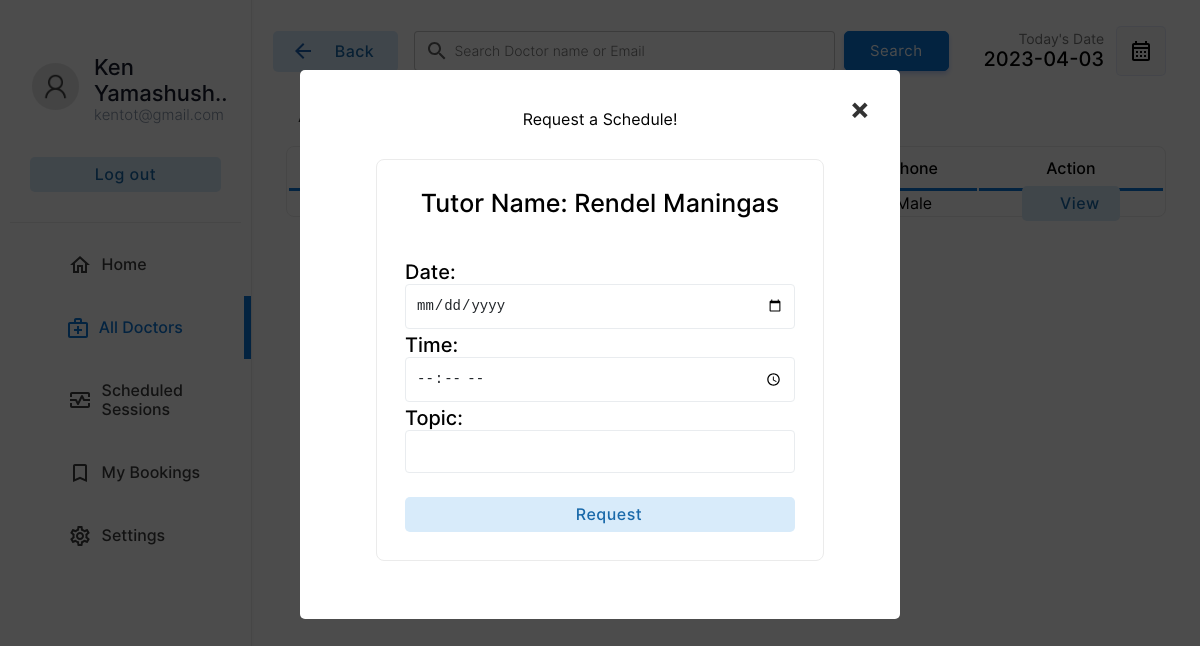
/tutee/doctors.php?action=view&peerid=1 (signed in), run on the app's committed database.
### tables this page shows
CREATE TABLE `tbl_peer` (
  `peerid` int(10) NOT NULL,
  `fname` varchar(255) DEFAULT NULL,
  `mname` varchar(255) DEFAULT NULL,
  `lname` varchar(255) DEFAULT NULL,
  `studentnum` varchar(255) DEFAULT NULL,
  `sex` varchar(255) DEFAULT NULL,
  `bday` varchar(255) DEFAULT NULL,
  `email` varchar(255) DEFAULT NULL,
  `course` varchar(255) DEFAULT NULL,
  `year` int(10) DEFAULT NULL,
  `username` varchar(255) DEFAULT NULL,
  `password` varchar(255) DEFAULT NULL,
  `category` int(10) DEFAULT NULL
);

### tutee/doctors.php (the view, shortened to what this page needs)
<!DOCTYPE html>
<html lang="en">
<head>
    <link rel="stylesheet" href="../../edoc-doctor-appointment-system-main/css/animations.css">
    <link rel="stylesheet" href="../../edoc-doctor-appointment-system-main/css/main.css">
    <link rel="stylesheet" href="../../edoc-doctor-appointment-system-main/css/admin.css">
</head>
<body>
    <?php
    if(isset($_SESSION["username"])){
        if(($_SESSION["username"])=="" or $_SESSION['category']!=2){
            header("location: ../login.php");
        }else{
            $username=$_SESSION["username"];
        }
    }else{
        header("location: ../login.php");
    }
    include("../connect.php");
    $userrow = $database->query("select * from tbl_peer where username='$username'");
    $userfetch=$userrow->fetch_assoc();
    $email=$userfetch["email"];
    $fname=$userfetch["fname"];
    $lname=$userfetch["lname"];
    ?>
    <div class="container">
        <div class="menu">
            <table class="menu-container" border="0">
                <tr>
                    <td style="padding:10px" colspan="2">
                        <table border="0" class="profile-container">
                            <tr>
                                <td width="30%" style="padding-left:20px" >
                                    <img src="../../edoc-doctor-appointment-system-main/img/user.png" alt="" width="100%" style="border-radius:50%">
                                </td>
                                <td style="padding:0px;margin:0px;">
                                    <p class="profile-title"><?php echo substr($fname . ' ' . $lname,0,13)  ?>..</p>
                                    <p class="profile-subtitle"><?php echo substr($email,0,22)  ?></p>
                                </td>
                            </tr>
                            <tr>
                                <td colspan="2">
                                <a href="../logout.php" ><input type="button" value="Log out" class="logout-btn btn-primary-soft btn"></a>
                                </td>
                            </tr>
                    </table>
                    </td>
                </tr>
                <tr class="menu-row" >
                    <td class="menu-btn menu-icon-home " >
                        <a href="index.php" class="non-style-link-menu "><div><p class="menu-text">Home</p></a></div></a>
                <tr class="menu-row">
                    <td class="menu-btn menu-icon-doctor menu-active menu-icon-doctor-active">
                        <a href="doctors.php" class="non-style-link-menu non-style-link-menu-active"><div><p class="menu-text">All Doctors</p></a></div>
                <tr class="menu-row" >
                    <td class="menu-btn menu-icon-session">
                        <a href="schedule.php" class="non-style-link-menu"><div><p class="menu-text">Scheduled Sessions</p></div></a>
                    </td>
                </tr>
                <tr class="menu-row" >
                    <td class="menu-btn menu-icon-appoinment">
                        <a href="appointment.php" class="non-style-link-menu"><div><p class="menu-text">My Bookings</p></a></div>
                    </td>
                </tr>
                <tr class="menu-row" >
                    <td class="menu-btn menu-icon-settings">
                        <a href="settings.php" class="non-style-link-menu"><div><p class="menu-text">Settings</p></a></div>
                    </td>
                </tr>
        <div class="dash-body">
            <table border="0" width="100%" style=" border-spacing: 0;margin:0;padding:0;margin-top:25px; ">
                <tr >
                    <td width="13%">
                        <a href="doctors.php" ><button class="login-btn btn-primary-soft btn btn-icon-back" style="padding-top:11px;padding-bottom:11px;margin-left:20px;width:125px"><font class="tn-in-text">Back</font></button></a>
                    </td>
                    <td>
                        <form action="" method="post" class="header-search">
                            <input type="search" name="search" class="input-text header-searchbar" placeholder="Search Doctor name or Email" list="doctors">&nbsp;&nbsp;
                            <?php
                                $list11 = $database->query("select  fname, email from  tbl_peer where category=1;");
?>
                            <input type="Submit" value="Search" class="login-btn btn-primary btn" style="padding-left: 25px;padding-right: 25px;padding-top: 10px;padding-bottom: 10px;">
                        </form>
                    </td>
                    <td width="15%">
                        <p style="font-size: 14px;color: rgb(119, 119, 119);padding: 0;margin: 0;text-align: right;">
                            Today's Date
                        </p>
                        <p class="heading-sub12" style="padding: 0;margin: 0;">
                            <?php
                        $date = date('Y-m-d');
                        echo $date;
                        ?>
                        </p>
                    </td>
                    <td width="10%">
                        <button  class="btn-label"  style="display: flex;justify-content: center;align-items: center;"><img src="../../edoc-doctor-appointment-system-main/img/calendar.svg" width="100%"></button>
                    </td>
                </tr>
                <tr>
                    <td colspan="4" style="padding-top:10px;">
                        <p class="heading-main12" style="margin-left: 45px;font-size:18px;color:rgb(49, 49, 49)">All Tutors (<?php echo $list11->num_rows; ?>)</p>
                    </td>
                </tr>
                <tr>
                   <td colspan="4">
                       <center>
                        <div class="abc scroll">
                        <table width="93%" class="sub-table scrolldown" border="0">
                        <thead>
                        <tr>
                                <th class="table-headin">
                                </th>
                                <th class="table-headin">
                                </th>
                                <th class="table-headin">
                                    Phone
                                </th>
                                <th class="table-headin">
                                    Action
                                </tr>
                        </thead>
                        <tbody style="text-align: center">
                        <?php
                        $result = $database->query("select * from tbl_peer where category=1;");
                        while($row = $result->fetch_assoc())
                        {
                            $peerid = $row['peerid'];
                            echo "<tr class=''>";
                            echo "<td class='table-data'>".$row['fname']."</td>";
                            echo "<td class='table-data'>".$row['email']."</td>";
                            echo "<td class='table-data'>".$row['sex']."</td>";
                            echo "<td class='table-data'><a href='?action=view&peerid=$peerid' class='login-btn btn-primary-soft btn'>View<a class='btn-view'> </a></a></td>";
                            echo "</tr>";
                        }
                        echo "</table>";
                        ?>
                        </table>
                        </div>
    <?php
    if($_GET) {
        $peerid= $_GET['peerid'];
        $action= $_GET['action'];
        if($action=='view') {
            $result = $database->query("select * from tbl_peer where peerid='$peerid';");
            $row = $result->fetch_assoc();
            $fname = $row['fname'];
            $lname = $row['lname'];
            echo '
                <div id="popup1" class="overlay">
                    <div class="popup">
                    <center>
                        <a class="close" href="doctors.php">&times;</a>
                        <div class="content">
                            Request a Schedule!<br>
                        </div>
                        <div style="display: flex;justify-content: center;">
                        <table width="80%" class="sub-table scrolldown add-doc-form-container" border="0">
                            <tr>
                                <td>
                                  <p style="padding: 0;margin: 0;text-align: center;font-size: 25px;font-weight: 500;">Tutor Name: '.$fname. ' ' .$lname.'</p><br><br>
                                </td>
                            </tr>
                            <form method="post">
                                <tr>
                                  <td>
                                    <p style="padding: 0;margin: 0;text-align: left;font-size: 20px;font-weight: 500;">Date:</p>
                                    <input type="date" name="date" class="input-text" style="width: 100%;padding: 10px;">
                                  </td>
                                </tr>
                                <tr>
                                    <td>
                                        <p style="padding: 0;margin: 0;text-align: left;font-size: 20px;font-weight: 500;">Time:</p>
                                        <input type="time" name="time" class="input-text" style="width: 100%;padding: 10px;">
                                    </td>
                                </tr>
                                <tr>
                                    <td>
                                        <p style="padding: 0;margin: 0;text-align: left;font-size: 20px;font-weight: 500;">Topic:</p>
                                        <input type="text" name="subject" class="input-text" style="width: 100%;padding: 10px;">
                                    </td>
                                </tr>
                                <tr>
                                <td>
                                    <button type="submit" name="submit" class="login-btn btn-primary-soft btn" style="width: 100%;margin-top: 20px;">Request</button>
                                </td>
                                </tr>
                            </form>
                        </table>
                        </div>
                    </center>
                    <br><br>
            </div>
            </div>
            ';
        }
    }
    ?>
</body>
</html>

### css/main.css (style rules this page uses)
:root { --primarycolor: #0A76D8; --primarycolorhover: #006dd3; --btnice:#D8EBFA; --btnnicetext:#1b62b3; }
body { margin: 0; padding: 0; border-spacing: 0; font-family: 'Inter', sans-serif; }
.input-text { border-radius: 4px; border: 0.5px solid rgb(226, 226, 226); padding: 10px; width: 92%; transition: 0.2s; outline: none; }
.input-text { border: 1px solid #e9ecef; font-size: 14px; line-height: 26px; background-color: #fff; display: block; width: 100%; padding: .375rem .75rem; font-weight: 300; line-height: 1.5; color: #212529; background-color: #fff; background-clip: padding-box; -webkit-appearance: none; -moz-appearance: none; appearance: none; border-radius: .25rem; transition: border-color .15s ease-in-out,box-shadow .15s ease-in-out; }
.input-text::placeholder { font-family: 'Inter', sans-serif; }
.btn { cursor: pointer; padding: 8px 20px; outline: none; text-decoration: none; font-size: 15px; letter-spacing: 0.5px; transition: all 0.3s; border-radius: 5px; font-family: 'Inter', sans-serif; }
.btn-primary { background-color: var(--primarycolor) ; border: 1px solid var(--primarycolor) ; color: #fff ; box-shadow: 0 3px 5px 0 rgba(57,108,240,0.3); }
.btn-primary-soft { background-color: #D8EBFA ; color: #1969AA; font-weight: 500; font-size: 16px; border: none; }
.btn-label { margin-left: 10px; padding: 12px 12px; outline: none; text-decoration: none; font-size: 15px; letter-spacing: 0.5px; transition: all 0.3s; border-radius: 5px; background-color: #f0f0f073; border: 1px solid rgba(57,108,240,0.1) ; font-family: 'Inter', sans-serif; }
.sub-table { border: 1px solid #ebebeb; border-radius: 8px; }
.table-headin { font-size: 16px; font-weight: 500; padding: 10px; border-bottom: 3px solid var(--primarycolor); }
.abc { width: 100%; height: 550px; overflow: auto; }
.overlay { position: fixed; top: 0; bottom: 0; left: 0; right: 0; background: rgba(0, 0, 0, 0.7); transition: opacity 500ms; opacity: 1; }
.popup { margin: 70px auto; padding: 20px; background: #fff; border-radius: 5px; width: 50%; position: relative; transition: all 5s ease-in-out; }
.popup .close { position: absolute; top: 20px; right: 30px; transition: all 200ms; font-size: 30px; font-weight: bold; text-decoration: none; color: #333; }
.popup .content { max-height: 30%; overflow: auto; }
input[type=search] { background-image: url('../img/search.svg'); background-position: 10px 50%; background-repeat: no-repeat; transition: 0.5s; padding: 8px 20px 8px 40px; }
.menu-btn { padding:6px; color: #3b3b3b; background-position: 30% 50%; background-repeat: no-repeat; transition: 0.5s; }
.menu-text { padding-left: 40%; font-weight: 500; font-size: 16px; }
.menu-active { color: var(--primarycolor); border-right: 7px solid var(--primarycolor); background-color: var(); }
.non-style-link-menu:link, .non-style-link-menu:visited, .non-style-link-menu:active { text-decoration: none; color: #3b3b3b; }
.non-style-link-menu-active:link, .non-style-link-menu-active:visited, .non-style-link-menu-active:active { text-decoration: none; color: var(--primarycolor); }
.menu-icon-doctor { background-image: url('../img/icons/doctors.svg'); }
.menu-icon-appoinment { background-image: url('../img/icons/book.svg'); }
.menu-icon-settings { background-image: url('../img/icons/settings.svg'); }
.menu-icon-session { background-image: url('../img/icons/session.svg'); }
.menu-icon-home { background-image: url('../img/icons/home.svg'); }
.menu-icon-doctor:hover,.menu-icon-doctor-active { color: var(--primarycolor); background-image: url('../img/icons/doctors-hover.svg'); }
.btn-icon-back { background-image: url('../img/icons/back-iceblue.svg'); background-position: 18px 50%; background-repeat: no-repeat; transition: 0.5s; padding: 8px 20px 8px 40px; }
.login-btn::before { content: "\f090"; font-family: "Font Awesome 5 Free"; font-weight: 900; margin-right: 5px; }

### tutee/doctors.php (style rules this page uses)
.popup { animation: transitionIn-Y-bottom 0.5s; }
.sub-table { animation: transitionIn-Y-bottom 0.5s; }

### data on the page
tbl_peer: substr($fname . ' ' . $lname,0,13) "Ken Yamashush", email "kentot@gmail.com"
tbl_peer: sex "Male", fname "Rendel", lname "Maningas"

### other printed values
$date "2023-04-03"
